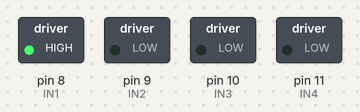
The sketch below on a simulated Arduino Uno, built with avr-gcc and run on an emulated ATmega328P. Parts: switched loads named in the sketch (green lamp = pin HIGH).

Above: at 0.15 s.
At 120.02 s:
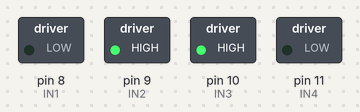
Timing chart, 0 to 120.3 s (numbered marks = the images above):
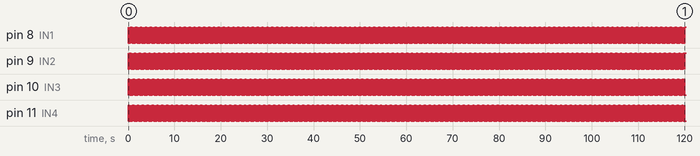

Measured:
- by itself, pin 8 (IN1), pin 9 (IN2), pin 10 (IN3), pin 11 (IN4): alternates HIGH for 0.05 s and LOW for 0.08 s

The sketch:

Step_motor_1r_test.ino
```cpp
int IN1 = 8;
int IN2 = 9;
int IN3 = 10;
int IN4 = 11;
int excitant = 15;
int pas [8][4] =
{
  {1, 0, 0, 0},
  {1, 1, 0, 0},
  {0, 1, 0, 0},
  {0, 1, 1, 0},
  {0, 0, 1, 0},
  {0, 0, 1, 1},
  {0, 0, 0, 1},
  {1, 0, 0, 1},

};

void setup ()
  {
    pinMode(IN1, OUTPUT);
    pinMode(IN2, OUTPUT);
    pinMode(IN3, OUTPUT);
    pinMode(IN4, OUTPUT);
  }

void loop ()
  {
   for (int i = 0; i < 512; i++) // 512 = divisio entre els 8 passos sobre els 2048 del motor.
    {
      for (int i= 0; i <8; i++)
       {
        digitalWrite(IN1, pas[i][1]);
        digitalWrite(IN2, pas[i][2]);
        digitalWrite(IN3, pas[i][3]);
        digitalWrite(IN4, pas[i][4]);
        delay(excitant);
       }
    }

  }
```
